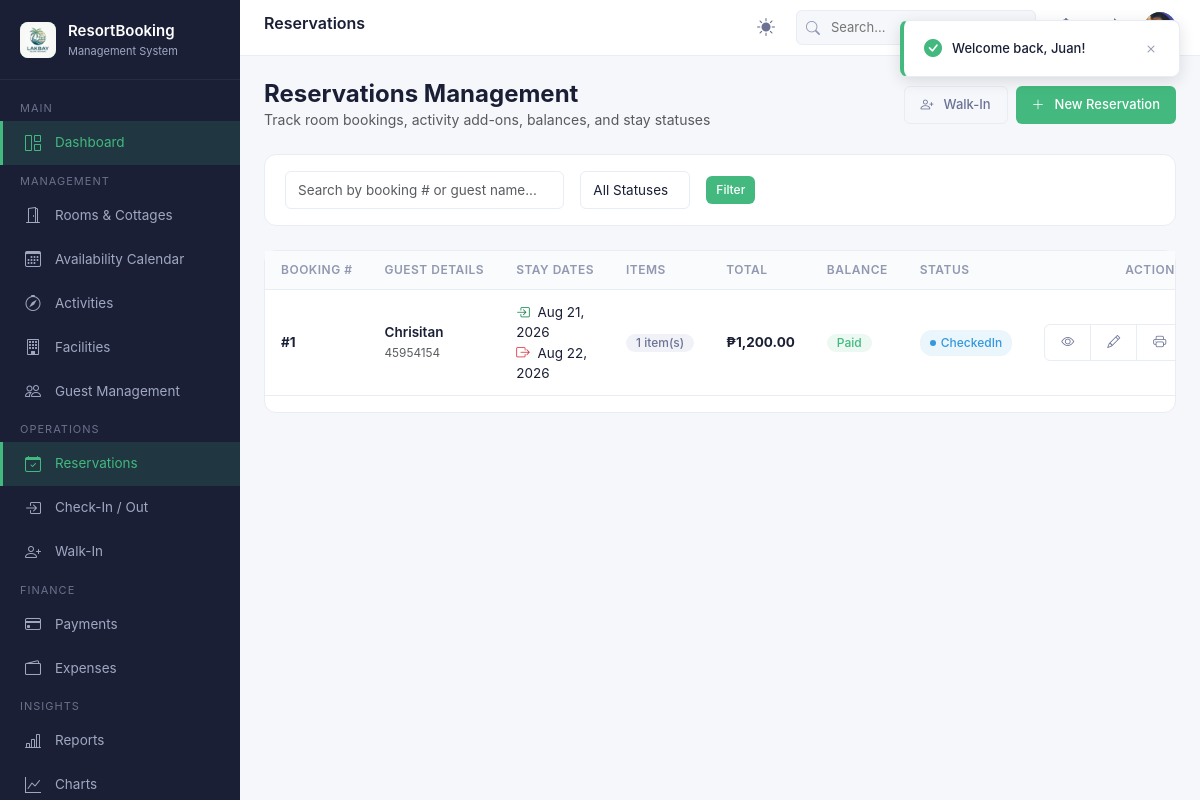
The app's page /reservations/index.php (signed in) with its own data.
### tables this page shows
CREATE TABLE `reservations` (
  `ReservationId` int NOT NULL AUTO_INCREMENT,
  `UserId` int NOT NULL,
  `GuestId` int DEFAULT NULL,
  `CheckInDate` datetime(6) NOT NULL,
  `CheckOutDate` datetime(6) NOT NULL,
  `TotalAmount` decimal(12,2) NOT NULL,
  `Status` int NOT NULL,
  `SpecialRequests` longtext,
  `CreatedAt` datetime(6) NOT NULL,
  `UpdatedAt` datetime(6) NOT NULL,
  PRIMARY KEY (`ReservationId`),
  KEY `IX_Reservations_GuestId` (`GuestId`),
  KEY `IX_Reservations_UserId` (`UserId`),
  CONSTRAINT `FK_Reservations_GuestRecords_GuestId` FOREIGN KEY (`GuestId`) REFERENCES `guestrecords` (`GuestId`) ON DELETE SET NULL,
  CONSTRAINT `FK_Reservations_Users_UserId` FOREIGN KEY (`UserId`) REFERENCES `users` (`UserId`) ON DELETE RESTRICT
);

### config/database.php (called while the page is built, shortened)
<?php
function url($path = '') {
    $path = '/' . ltrim($path, '/');
    return BASE_URL . $path;
}

### reservations/index.php (the view, shortened to what this page needs)
<?php
require_once __DIR__ . '/../config/database.php';
require_once __DIR__ . '/../includes/functions.php';
$search = trim($_GET['q'] ?? '');
$query = "SELECT r.*,
    COALESCE(CONCAT(g.FirstName, ' ', g.LastName), CONCAT(u.FirstName, ' ', u.LastName), 'Guest') AS GuestName,
    COALESCE(g.PhoneNumber, u.PhoneNumber, '') AS GuestPhone,
    (SELECT COALESCE(SUM(p.Amount), 0) FROM payments p WHERE p.ReservationId = r.ReservationId AND p.Status = 1) as TotalPaid,
    (SELECT COUNT(*) FROM reservationitems ri WHERE ri.ReservationId = r.ReservationId) as ItemCount
    FROM reservations r
    LEFT JOIN guestrecords g ON r.GuestId = g.GuestId
    LEFT JOIN users u ON r.UserId = u.UserId
    WHERE 1=1";
$params = [];
$query .= " ORDER BY r.CreatedAt DESC";
$stmt = $pdo->prepare($query);
$stmt->execute($params);
$reservations = $stmt->fetchAll();
include __DIR__ . '/../includes/header.php';
?>
<div class="d-flex justify-content-between align-items-center mb-4 flex-wrap gap-2">
    <div>
        <h4 style="margin:0; font-weight:700;">Reservations Management</h4>
        <p class="text-muted" style="margin:0; font-size:14px;">Track room bookings, activity add-ons, balances, and stay statuses</p>
    </div>
    <div class="d-flex gap-2">
        <a href="<?= url('/walkin/index.php') ?>" class="btn btn-outline">
            <i class="bi bi-person-plus me-1"></i> Walk-In
        </a>
        <a href="<?= url('/reservations/create.php') ?>" class="btn btn-primary">
            <i class="bi bi-plus-lg me-1"></i> New Reservation
        </a>
    </div>
</div>
<div class="card mb-4">
    <div class="card-body" style="padding: 16px 20px;">
        <form method="GET" action="" class="row g-3 align-items-center">
            <div class="col-md-4">
                <input type="text" name="q" class="form-control form-control-sm" placeholder="Search by booking # or guest name..." value="<?= htmlspecialchars($search) ?>" />
            </div>
            <div class="col-auto">
                <select name="status" class="form-select form-select-sm" onchange="this.form.submit()">
                    <option value="">All Statuses</option>
                </select>
            </div>
            <div class="col-auto">
                <button type="submit" class="btn btn-primary btn-sm">Filter</button>
            </div>
        </form>
    </div>
</div>
<div class="card">
    <div class="table-wrapper">
        <table class="table">
            <thead>
                <tr>
                    <th>Booking #</th>
                    <th>Guest Details</th>
                    <th>Stay Dates</th>
                    <th>Items</th>
                    <th>Total</th>
                    <th>Balance</th>
                    <th>Status</th>
                    <th style="text-align:right;">Actions</th>
                </tr>
            </thead>
            <tbody>
                <?php if (empty($reservations)): ?>
                    <tr><td colspan="8" class="text-center py-4 text-muted">No reservations found.</td></tr>
                <?php else: ?>
                    <?php foreach ($reservations as $r):
                        $total = (float)$r['TotalAmount'];
                        $paid = (float)$r['TotalPaid'];
                        $balance = max(0, $total - $paid);
                    ?>
                        <tr>
                            <td><strong>#<?= $r['ReservationId'] ?></strong></td>
                            <td>
                                <div style="font-weight:600;"><?= htmlspecialchars($r['GuestName']) ?></div>
                                <small class="text-muted"><?= htmlspecialchars($r['GuestPhone']) ?></small>
                            </td>
                            <td>
                                <div><i class="bi bi-box-arrow-in-right text-success me-1"></i> <?= formatDate($r['CheckInDate']) ?></div>
                                <div><i class="bi bi-box-arrow-right text-danger me-1"></i> <?= formatDate($r['CheckOutDate']) ?></div>
                            </td>
                            <td><span class="badge badge-secondary"><?= (int)$r['ItemCount'] ?> item(s)</span></td>
                            <td><strong><?= formatCurrency($total) ?></strong></td>
                            <td>
                                <?php if ($balance <= 0): ?>
                                    <span class="badge badge-success">Paid</span>
                                <?php else: ?>
                                    <span class="text-danger" style="font-weight:600;"><?= formatCurrency($balance) ?></span>
                                <?php endif; ?>
                            </td>
                            <td><?= getReservationStatusBadge($r['Status']) ?></td>
                            <td style="text-align:right;">
                                <div class="btn-group btn-group-sm">
                                    <a href="<?= url('/reservations/details.php?id=' . $r['ReservationId']) ?>" class="btn btn-outline" title="Details">
                                        <i class="bi bi-eye"></i>
                                    </a>
                                    <a href="<?= url('/reservations/edit.php?id=' . $r['ReservationId']) ?>" class="btn btn-outline" title="Edit">
                                        <i class="bi bi-pencil"></i>
                                    </a>
                                    <a href="<?= url('/receipt/index.php?id=' . $r['ReservationId']) ?>" class="btn btn-outline" title="Print Receipt" target="_blank">
                                        <i class="bi bi-printer"></i>
                                    </a>
                                </div>
                            </td>
                        </tr>
                    <?php endforeach; ?>
                <?php endif; ?>
            </tbody>
        </table>
    </div>
</div>
<?php include __DIR__ . '/../includes/footer.php'; ?>

### includes/functions.php (shortened to what this page needs)
<?php
require_once __DIR__ . '/../config/database.php';
function formatCurrency($amount) {
    return '₱' . number_format((float)$amount, 2);
}
function formatDate($dateStr, $format = 'M d, Y') {
    $time = strtotime($dateStr);
    return $time ? date($format, $time) : '-';
}
function getReservationStatusName($status) {
    $map = [
        0 => 'Pending',
        1 => 'Confirmed',
        2 => 'CheckedIn',
        3 => 'CheckedOut',
        4 => 'Cancelled'
    ];
    if (is_numeric($status)) {
        return $map[(int)$status] ?? 'Unknown';
    }
    return (string)$status;
}
function getReservationStatusBadge($status) {
    $name = getReservationStatusName($status);
    return '<span class="status-badge status-' . htmlspecialchars($name) . '"><span class="status-dot"></span> ' . htmlspecialchars($name) . '</span>';
}

### assets/css/site.css (style rules this page uses)
:root { --primary: #43b97f; --primary-dark: #36a36e; --primary-light: #e8f8f0; --primary-bg: #f0faf5; --sidebar-bg: #1a1f36; --sidebar-hover: #252b48; --sidebar-active: rgba(67, 185, 127, 0.15); --sidebar-text: #a0a8c0; --sidebar-text-active: #43b97f; --header-bg: #ffffff; --content-bg: #f5f7fa; --card-bg: #ffffff; --text-primary: #1a1f36; --text-secondary: #6b7294; --text-muted: #9198b0; --border: #e8ecf4; --success: #43b97f; --warning: #f5a623; --danger: #e74c3c; --info: #3498db; --shadow-sm: 0 1px 3px rgba(0,0,0,0.06); --shadow-md: 0 2px 8px rgba(0,0,0,0.08); --shadow-lg: 0 4px 16px rgba(0,0,0,0.12); --radius: 8px; --radius-lg: 12px; }
* { box-sizing: border-box; }
html { overflow-x: hidden; scroll-behavior: smooth; }
body { margin: 0; padding: 0; font-family: -apple-system, BlinkMacSystemFont, 'Segoe UI', Roboto, 'Helvetica Neue', Arial, sans-serif; background: var(--content-bg); color: var(--text-primary); font-size: 14px; line-height: 1.5; overflow-x: hidden; width: 100%; max-width: 100vw; }
.card { background: var(--card-bg); border-radius: var(--radius-lg); border: 1px solid var(--border); margin-bottom: 20px; }
.card-body { padding: 20px; }
.table-wrapper { overflow-x: auto; }
.table { width: 100%; border-collapse: collapse; }
.table th { padding: 10px 16px; text-align: left; font-size: 12px; font-weight: 600; color: var(--text-muted); text-transform: uppercase; letter-spacing: 0.5px; border-bottom: 1px solid var(--border); background: #fafbfc; white-space: nowrap; }
.table td { padding: 12px 16px; border-bottom: 1px solid var(--border); font-size: 13.5px; color: var(--text-primary); vertical-align: middle; }
.btn { display: inline-flex; align-items: center; gap: 6px; padding: 8px 16px; border-radius: 6px; font-size: 13px; font-weight: 500; border: none; cursor: pointer; transition: all 0.2s; text-decoration: none; white-space: nowrap; }
.btn-primary { background: var(--primary); color: #fff; }
.btn-outline { background: transparent; border: 1px solid var(--border); color: var(--text-secondary); }
.btn-sm { padding: 5px 10px; font-size: 12px; }
.badge { display: inline-flex; align-items: center; gap: 5px; padding: 3px 10px; border-radius: 12px; font-size: 12px; font-weight: 500; }
.badge-success { background: rgba(67,185,127,0.1); color: var(--success); }
.badge-secondary { background: #f0f2f7; color: var(--text-secondary); }
.status-badge { display: inline-flex; align-items: center; gap: 5px; padding: 4px 10px; border-radius: 12px; font-size: 12px; font-weight: 500; }
.status-Occupied, .status-CheckedIn { background: rgba(52,152,219,0.1); color: var(--info); }
.status-dot { width: 6px; height: 6px; border-radius: 50%; background: currentColor; }
.form-control, .form-select { width: 100%; padding: 8px 12px; border: 1px solid var(--border); border-radius: 6px; font-size: 13.5px; color: var(--text-primary); background: #fff; transition: border-color 0.2s, box-shadow 0.2s; }
* { scrollbar-width: thin; scrollbar-color: var(--border) transparent; }
.table-wrapper { overflow-x: auto; -webkit-overflow-scrolling: touch; }

### records on screen
reservations: ReservationId "1", GuestName "Chrisitan", GuestPhone "45954154", CheckInDate "Aug 21, 2026", CheckOutDate "Aug 22, 2026", ItemCount "1", TotalAmount "₱1,200.00", shows "Paid", Status "CheckedIn"

### other values on screen
$resortSettings['ResortName'] "ResortBooking"
$resortSettings['ResortSubtitle'] "Management System"
$pageTitle "Reservations"
